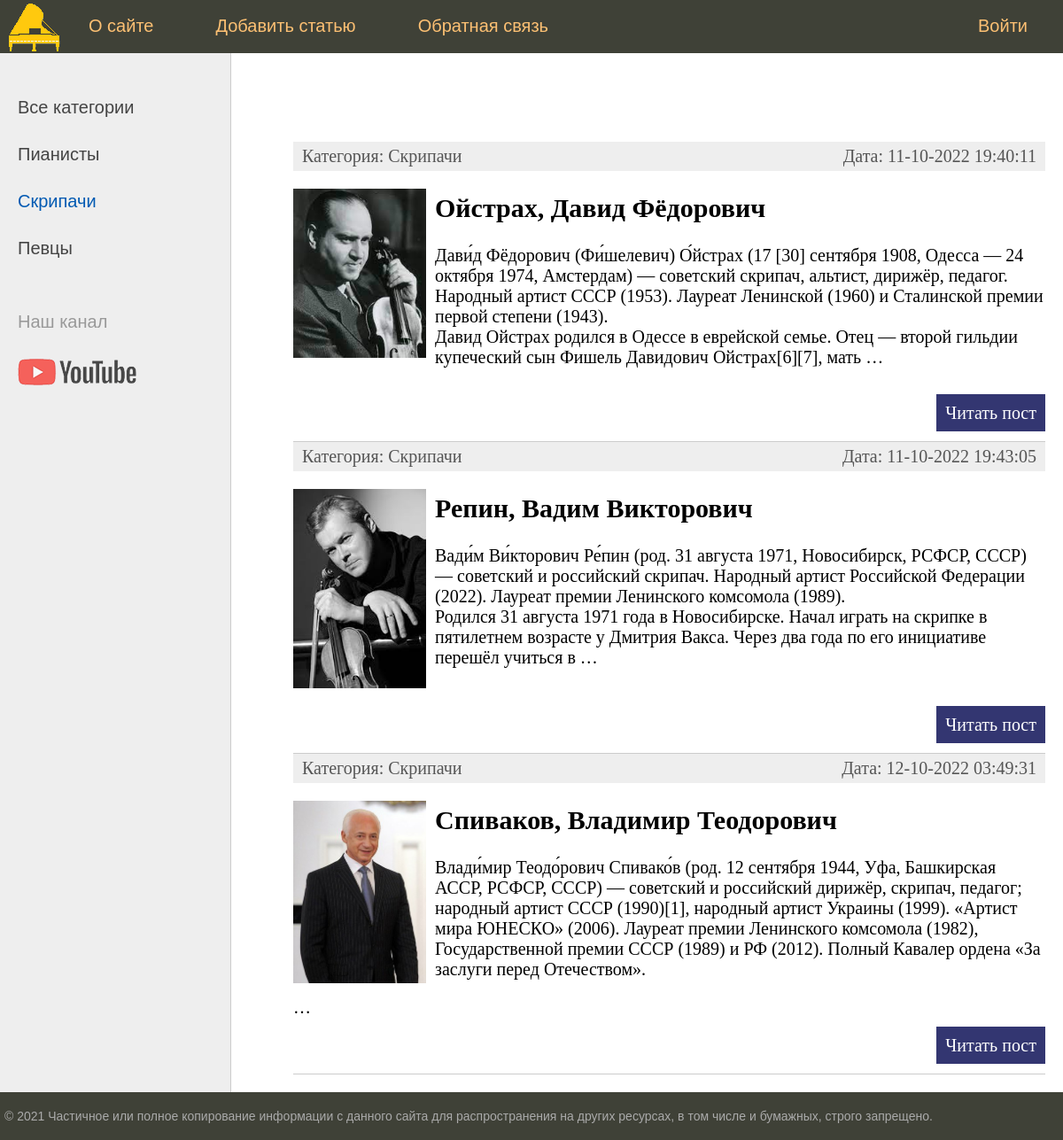
The page /category/skripachi/ on the database its author committed.
### musicians/models.py (models this page shows, shortened)
class Category(models.Model):
    name = models.CharField(max_length=100, db_index=True, verbose_name="Категория")
    slug = models.SlugField(max_length=255, unique=True, db_index=True, verbose_name="URL")
    def __str__(self):
        return self.name
    def get_absolute_url(self):
        return reverse('category', kwargs={'cat_slug': self.slug})
    class Meta:
        verbose_name = 'Категория'
        verbose_name_plural = 'Категории'
        ordering = ['id']

class Musicians(models.Model):
    id = models.AutoField(primary_key=True)
    title = models.CharField(max_length=255, verbose_name = "Заголовок")
    slug = models.SlugField(max_length=255, unique=True, db_index=True, verbose_name="URL")
    content = models.TextField(blank=True, verbose_name = "Текст статьи")
    photo = models.ImageField(upload_to="photos/%Y/%m/%d/", verbose_name = "Фотографии")
    time_create = models.DateTimeField(auto_now_add=True, verbose_name = "Время создания")
    time_update = models.DateTimeField(auto_now=True, verbose_name = "Время обновления")
    is_published = models.BooleanField(default=True, verbose_name = "Публикация")
    cat = models.ForeignKey('Category', on_delete=models.PROTECT, verbose_name = "Категории")
    def get_absolute_url(self):
        return reverse('post', kwargs={'post_slug': self.slug})
    class Meta:
        verbose_name = 'Известные музыканты'
        verbose_name_plural = 'Известные музыканты'
        ordering = ['time_create', 'title']

### musicians/views.py (the view)
# urls.py: path('category/<slug:cat_slug>/', MusiciansCategory.as_view(), name='category'),
class MusiciansCategory(DataMixin, ListView):
    model = Musicians
    template_name = 'musicians/index.html'
    context_object_name = 'posts'
    allow_empty = False
    def get_queryset(self):
        return Musicians.objects.filter(cat__slug=self.kwargs['cat_slug'], is_published=True)
    def get_context_data(self, *, object_list=None, **kwargs):
        context = super().get_context_data(**kwargs)
        c_def = self.get_user_context(title='Категория - ' + str(context['posts'][0].cat),
                                      cat_selected=context['posts'][0].cat_id)
        return dict(list(context.items()) + list(c_def.items()))

### musicians/utils.py (called while the page is built)
    def get_user_context(self, **kwargs):
        context = kwargs
        cats = Category.objects.all()
        context['menu'] = menu
        context['cats'] = cats
        if 'cat_selected' not in context:
            context['cat_selected'] = 0
        return context

### musicians/templates/musicians/index.html (shortened to what this page needs)
{% extends 'musicians/base.html' %}
{% block content %}
<ul class="list-articles">
	{% for p in posts %}
			<li><div class="article-panel">
         		<p class="first">Категория: {{p.cat}}</p>
        	 	<p class="last">Дата: {{p.time_update|date:"d-m-Y H:i:s"}}</p>
			</div>
{% if p.photo %}
         <p><img class="img-article-left thumb" src="{{p.photo.url}}"></p>
{% endif %}
				<h2>{{p.title}}</h2>
	{% autoescape on %}
	{{p.content|linebreaks|truncatewords:50}}
	{% endautoescape %}
			<p class="link-read-post"><a href="{{ p.get_absolute_url }}">Читать пост</a></p>
			</li>
	{% endfor %}
</ul>
{% endblock %}

### musicians/templates/musicians/base.html (shortened to what this page needs)
{% load static %}
{% load musicians_tags %}
<!DOCTYPE html>
<html>
<head>
	<link type="text/css" href="{% static 'musicians/css/styles.css' %}" rel="stylesheet" />
</head>
<body>
<table class="table-page" border=0 cellpadding="0" cellspacing="0">
<tr><td valign=top>
{% block mainmenu %}
		<div class="header">
			<ul id="mainmenu" class="mainmenu">
			<li class="logo"><a href="{% url 'home' %}"><div class="logo"></div></a></li>
{% for m in menu %}
    {% if not forloop.last %}
				<li><a href="{% url m.url_name %}">{{m.title}}</a></li>
    {% else %}
				<li class="last"><a href="{% url m.url_name %}">{{m.title}}</a></li>
    {% endif %}
{% endfor %}
			</ul>
		</div>
{% endblock mainmenu %}
<table class="table-content" border=0 cellpadding="0" cellspacing="0">
<tr>
<td valign="top" class="left-chapters">
	<ul id="leftchapters">
{% if cat_selected == 0 %}
        <li class="selected">Все категории</li>
{% else %}
        <li><a href="{% url 'home' %}">Все категории</a></li>
{% endif %}
{% for c in cats %}
         {% if c.pk == cat_selected %}
                   <li class="selected">{{c.name}}</li>
         {% else %}
                   <li><a href="{{ c.get_absolute_url }}">{{c.name}}</a></li>
         {% endif %}
{% endfor %}
		<li class="share">
		<p>Наш канал</p>
		<a class="share-yt" href="https://www.youtube.com/channel/UCetgtvy93o3i3CvyGXKFU3g" target="_blank" rel="nofollow"></a>
		</li>
	</ul>
</td>
<td valign="top" class="content">
	<div class="content-text">
{% block content %}
{% endblock %}
	</div>
</td></tr></table>
</td></tr>
<tr><td valign=top>
	<div id="footer">
		<p>&copy; 2021 Частичное или полное копирование информации с данного сайта для распространения на других ресурсах, в том числе и бумажных, строго запрещено.</p>
	</div>
</td></tr></table>
</body>
</html>

### musicians/static/musicians/css/styles.css (style rules this page uses)
html, body { font-family: 'Arial'; margin: 0; padding: 0; height: 100%; width: 100%; color: #444; }
a { color: #0059b2; text-decoration: none; }
img { max-width: 600px; height: auto; }
img.img-article-left { max-width: 300px; height: auto; float: left; padding: 0 10px 10px 0; }
img.img-article-left.thumb { max-width: 150px; height: auto; }
p.link-read-post { text-align: right; }
p.link-read-post a { padding: 10px; min-width: 100px; background: #333671; color: #fff; text-decoration: none; }
div.article-panel { background: #eee; padding: 5px 10px 5px 10px; box-sizing: border-box; overflow: hidden; color: #555; }
div.article-panel p.first { margin: 0; float: left; }
div.article-panel p.last { margin: 0; float: right; }
ul.list-articles { list-style: none; margin: 0; padding: 0; }
ul.list-articles li { border-bottom: 1px solid #ccc; }
.table-page { width: 100%; height: 100%; vertical-align: top; }
.table-page tr { height: 100%; }
.header { background: #3F4137; height: 60px; }
.logo { background: url('../images/logo.png') no-repeat 10px 2px; width: 70px; height: 60px; }
ul.mainmenu { list-style: none; margin: 0; padding: 0; height: 60px; color: #fdc073; font-size: 20px; overflow: hidden; }
ul.mainmenu li { float: left; margin: 18px 40px 0 30px; }
ul.mainmenu li.logo { margin: 0; }
ul.mainmenu li.last { float: right; }
ul.mainmenu li a { color: #fdc073; text-decoration: none; }
.table-content { width: 100%; min-height: 100%; height: 100%; }
.left-chapters { margin: 0; background: #eee; border-right: 1px solid #ccc; min-height: 100%; }
.left-chapters ul { width: 230px; min-height: 100%; margin: 0; padding: 20px 10px 10px 20px; list-style: none; font-size: 20px; }
.left-chapters ul li { margin: 30px 0 0 0; color: #999; }
.left-chapters ul li.selected { color: #0059b2; }
.left-chapters ul li a { color: #444; text-decoration: none; }
.left-chapters ul li.share { margin: 60px 0 0 0; }
.left-chapters ul li.share p { margin: 30px 0 30px 0; }
.left-chapters ul li.share a { display: inline-block; width: 40px; height: 40px; margin: 0 20px 0 0; }
.left-chapters ul li.share a.share-yt { width: 100%; height: 30px; background: url('../images/share_yt.png') no-repeat 0 0 }
.content { padding: 40px 20px 20px 40px; width: 100%; box-sizing: border-box; }
.content-text { margin: 60px 0 0 30px; color: #000; font-size: 20px; font-family: Yandex Sans Display Light; }
#footer { box-sizing: border-box; background: #3F4137; padding: 5px; color: #aaa; font-size: 14px; font-family: Verdana, Geneva, Arial, Helvetica; text-align: left; overflow: hidden; }

### rows shown on the page
Category: name "Пианисты"
Category: name "Скрипачи"
Category: name "Певцы"
Musicians: cat "Скрипачи", time_update "11-10-2022 19:40:11", photo (picture), title "Ойстрах, Давид Фёдорович", content "Дави́д Фёдорович (Фи́шелевич) О́йстрах (17 [30] сентября 1908, Одесса — 24 октября 1974, Амстердам) — советский скрипач, альтист, дирижёр, педагог. Народный артист СССР (1953). Лауреат Ленинской (1960) и Сталинской премии первой степени (1943). Давид Ойстрах родился в Одессе в еврейской семье. Отец — второй гильдии купеческий сын Фишель Давидович Ойстрах[6][7], мать …"
Musicians: cat "Скрипачи", time_update "11-10-2022 19:43:05", photo (picture), title "Репин, Вадим Викторович", content "Вади́м Ви́кторович Ре́пин (род. 31 августа 1971, Новосибирск, РСФСР, СССР) — советский и российский скрипач. Народный артист Российской Федерации (2022). Лауреат премии Ленинского комсомола (1989). Родился 31 августа 1971 года в Новосибирске. Начал играть на скрипке в пятилетнем возрасте у Дмитрия Вакса. Через два года по его инициативе перешёл учиться в …"
Musicians: cat "Скрипачи", time_update "12-10-2022 03:49:31", photo (picture), title "Спиваков, Владимир Теодорович", content "Влади́мир Теодо́рович Спивако́в (род. 12 сентября 1944, Уфа, Башкирская АССР, РСФСР, СССР) — советский и российский дирижёр, скрипач, педагог; народный артист СССР (1990)[1], народный артист Украины (1999). «Артист мира ЮНЕСКО» (2006). Лауреат премии Ленинского комсомола (1982), Государственной премии СССР (1989) и РФ (2012). Полный Кавалер ордена «За заслуги перед Отечеством». …"

### other values the page prints
{{ m.title }} "О сайте" "Добавить статью" "Обратная связь"
{{ m.title }} "Войти"
